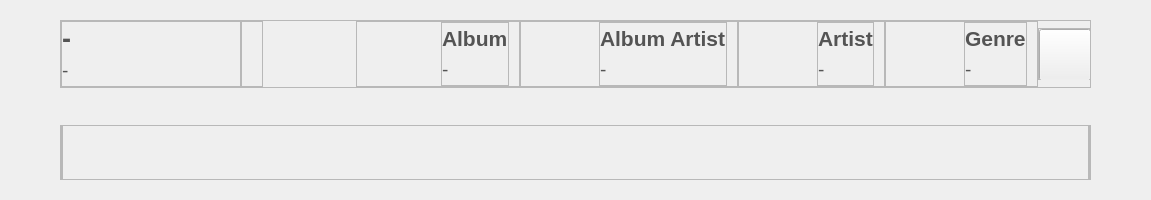
<?xml version="1.0" encoding="UTF-8"?>
<ui version="4.0">
 <class>InfoHome</class>
 <widget class="QWidget" name="InfoHome">
  <property name="geometry">
   <rect>
    <x>0</x>
    <y>0</y>
    <width>1151</width>
    <height>200</height>
   </rect>
  </property>
  <property name="minimumSize">
   <size>
    <width>0</width>
    <height>0</height>
   </size>
  </property>
  <property name="maximumSize">
   <size>
    <width>16777215</width>
    <height>200</height>
   </size>
  </property>
  <property name="windowTitle">
   <string>Form</string>
  </property>
  <layout class="QGridLayout" name="gridLayout">
   <property name="leftMargin">
    <number>60</number>
   </property>
   <property name="topMargin">
    <number>20</number>
   </property>
   <property name="rightMargin">
    <number>60</number>
   </property>
   <property name="bottomMargin">
    <number>20</number>
   </property>
   <property name="spacing">
    <number>0</number>
   </property>
   <item row="0" column="0">
    <widget class="QFrame" name="frame">
     <property name="minimumSize">
      <size>
       <width>0</width>
       <height>68</height>
      </size>
     </property>
     <property name="maximumSize">
      <size>
       <width>16777215</width>
       <height>68</height>
      </size>
     </property>
     <property name="styleSheet">
      <string notr="true">QLabel
{
	color: rgb(84, 84, 84);
}
</string>
     </property>
     <property name="frameShape">
      <enum>QFrame::StyledPanel</enum>
     </property>
     <property name="frameShadow">
      <enum>QFrame::Raised</enum>
     </property>
     <layout class="QHBoxLayout" name="horizontalLayout">
      <property name="spacing">
       <number>0</number>
      </property>
      <property name="leftMargin">
       <number>0</number>
      </property>
      <property name="topMargin">
       <number>0</number>
      </property>
      <property name="rightMargin">
       <number>0</number>
      </property>
      <property name="bottomMargin">
       <number>0</number>
      </property>
      <item>
       <widget class="QFrame" name="frameFormTitle">
        <property name="minimumSize">
         <size>
          <width>180</width>
          <height>0</height>
         </size>
        </property>
        <property name="maximumSize">
         <size>
          <width>180</width>
          <height>16777215</height>
         </size>
        </property>
        <property name="frameShape">
         <enum>QFrame::StyledPanel</enum>
        </property>
        <property name="frameShadow">
         <enum>QFrame::Raised</enum>
        </property>
        <layout class="QVBoxLayout" name="verticalLayout_2">
         <property name="spacing">
          <number>0</number>
         </property>
         <property name="leftMargin">
          <number>0</number>
         </property>
         <property name="topMargin">
          <number>0</number>
         </property>
         <property name="rightMargin">
          <number>0</number>
         </property>
         <property name="bottomMargin">
          <number>0</number>
         </property>
         <item>
          <widget class="WidgetMarqueeLabel" name="labelTitle">
           <property name="font">
            <font>
             <family>Segoe UI</family>
             <pointsize>20</pointsize>
             <weight>75</weight>
             <bold>true</bold>
            </font>
           </property>
           <property name="styleSheet">
            <string notr="true"/>
           </property>
           <property name="text">
            <string>-</string>
           </property>
          </widget>
         </item>
         <item>
          <widget class="QLabel" name="labelCnt">
           <property name="font">
            <font>
             <family>Segoe UI</family>
             <pointsize>14</pointsize>
            </font>
           </property>
           <property name="text">
            <string>-</string>
           </property>
          </widget>
         </item>
        </layout>
       </widget>
      </item>
      <item>
       <widget class="QFrame" name="frameFormPlay">
        <property name="minimumSize">
         <size>
          <width>0</width>
          <height>0</height>
         </size>
        </property>
        <property name="maximumSize">
         <size>
          <width>16777215</width>
          <height>16777215</height>
         </size>
        </property>
        <property name="frameShape">
         <enum>QFrame::StyledPanel</enum>
        </property>
        <property name="frameShadow">
         <enum>QFrame::Raised</enum>
        </property>
        <layout class="QGridLayout" name="gridLayoutFormPlay">
         <property name="leftMargin">
          <number>10</number>
         </property>
         <property name="topMargin">
          <number>0</number>
         </property>
         <property name="rightMargin">
          <number>10</number>
         </property>
         <property name="bottomMargin">
          <number>0</number>
         </property>
         <property name="spacing">
          <number>0</number>
         </property>
        </layout>
       </widget>
      </item>
      <item>
       <spacer name="horizontalSpacer_2">
        <property name="orientation">
         <enum>Qt::Horizontal</enum>
        </property>
        <property name="sizeHint" stdset="0">
         <size>
          <width>10</width>
          <height>20</height>
         </size>
        </property>
       </spacer>
      </item>
      <item>
       <widget class="QFrame" name="frameAlbum">
        <property name="minimumSize">
         <size>
          <width>0</width>
          <height>0</height>
         </size>
        </property>
        <property name="maximumSize">
         <size>
          <width>16777215</width>
          <height>16777215</height>
         </size>
        </property>
        <property name="styleSheet">
         <string notr="true">QFrame#frameAlbum
{
border-left : 1px solid #b9b8ba;
}</string>
        </property>
        <property name="frameShape">
         <enum>QFrame::StyledPanel</enum>
        </property>
        <property name="frameShadow">
         <enum>QFrame::Raised</enum>
        </property>
        <layout class="QHBoxLayout" name="horizontalLayout_2">
         <property name="leftMargin">
          <number>10</number>
         </property>
         <property name="topMargin">
          <number>0</number>
         </property>
         <property name="rightMargin">
          <number>10</number>
         </property>
         <property name="bottomMargin">
          <number>0</number>
         </property>
         <item>
          <widget class="QLabel" name="labelImageAlbum">
           <property name="minimumSize">
            <size>
             <width>68</width>
             <height>68</height>
            </size>
           </property>
           <property name="maximumSize">
            <size>
             <width>68</width>
             <height>68</height>
            </size>
           </property>
           <property name="styleSheet">
            <string notr="true">QLabel
{
  border-image: url(&quot;:/resource/top-icon68-album.png&quot;);
}</string>
           </property>
          </widget>
         </item>
         <item>
          <widget class="QFrame" name="frame_19">
           <property name="minimumSize">
            <size>
             <width>0</width>
             <height>0</height>
            </size>
           </property>
           <property name="maximumSize">
            <size>
             <width>16777215</width>
             <height>16777215</height>
            </size>
           </property>
           <property name="frameShape">
            <enum>QFrame::StyledPanel</enum>
           </property>
           <property name="frameShadow">
            <enum>QFrame::Raised</enum>
           </property>
           <layout class="QVBoxLayout" name="verticalLayout">
            <property name="spacing">
             <number>0</number>
            </property>
            <property name="leftMargin">
             <number>0</number>
            </property>
            <property name="topMargin">
             <number>0</number>
            </property>
            <property name="rightMargin">
             <number>0</number>
            </property>
            <property name="bottomMargin">
             <number>0</number>
            </property>
            <item>
             <widget class="QLabel" name="labelAlbum">
              <property name="font">
               <font>
                <family>Segoe UI</family>
                <pointsize>16</pointsize>
                <weight>75</weight>
                <bold>true</bold>
               </font>
              </property>
              <property name="text">
               <string>Album</string>
              </property>
             </widget>
            </item>
            <item>
             <widget class="QLabel" name="labelAlbumCnt">
              <property name="font">
               <font>
                <family>Segoe UI</family>
                <pointsize>14</pointsize>
                <weight>50</weight>
                <bold>false</bold>
               </font>
              </property>
              <property name="text">
               <string>-</string>
              </property>
             </widget>
            </item>
           </layout>
          </widget>
         </item>
        </layout>
       </widget>
      </item>
      <item>
       <widget class="QFrame" name="frameAlbumArtist">
        <property name="minimumSize">
         <size>
          <width>0</width>
          <height>0</height>
         </size>
        </property>
        <property name="maximumSize">
         <size>
          <width>16777215</width>
          <height>16777215</height>
         </size>
        </property>
        <property name="styleSheet">
         <string notr="true">QFrame#frameAlbumArtist
{
border-left : 1px solid #b9b8ba;
}</string>
        </property>
        <property name="frameShape">
         <enum>QFrame::StyledPanel</enum>
        </property>
        <property name="frameShadow">
         <enum>QFrame::Raised</enum>
        </property>
        <layout class="QHBoxLayout" name="horizontalLayout_5">
         <property name="spacing">
          <number>0</number>
         </property>
         <property name="leftMargin">
          <number>10</number>
         </property>
         <property name="topMargin">
          <number>0</number>
         </property>
         <property name="rightMargin">
          <number>10</number>
         </property>
         <property name="bottomMargin">
          <number>0</number>
         </property>
         <item>
          <widget class="QLabel" name="labelImageTrack">
           <property name="minimumSize">
            <size>
             <width>68</width>
             <height>68</height>
            </size>
           </property>
           <property name="maximumSize">
            <size>
             <width>68</width>
             <height>68</height>
            </size>
           </property>
           <property name="styleSheet">
            <string notr="true">QLabel
{
  border-image: url(&quot;:/resource/top-icon68-track.png&quot;);
}</string>
           </property>
          </widget>
         </item>
         <item>
          <widget class="QFrame" name="frame_17">
           <property name="minimumSize">
            <size>
             <width>0</width>
             <height>0</height>
            </size>
           </property>
           <property name="maximumSize">
            <size>
             <width>16777215</width>
             <height>16777215</height>
            </size>
           </property>
           <property name="frameShape">
            <enum>QFrame::StyledPanel</enum>
           </property>
           <property name="frameShadow">
            <enum>QFrame::Raised</enum>
           </property>
           <layout class="QVBoxLayout" name="verticalLayout_5">
            <property name="spacing">
             <number>0</number>
            </property>
            <property name="leftMargin">
             <number>0</number>
            </property>
            <property name="topMargin">
             <number>0</number>
            </property>
            <property name="rightMargin">
             <number>0</number>
            </property>
            <property name="bottomMargin">
             <number>0</number>
            </property>
            <item>
             <widget class="QLabel" name="labelAlbumArtist">
              <property name="font">
               <font>
                <family>Segoe UI</family>
                <pointsize>16</pointsize>
                <weight>75</weight>
                <bold>true</bold>
               </font>
              </property>
              <property name="text">
               <string>Album Artist</string>
              </property>
             </widget>
            </item>
            <item>
             <widget class="QLabel" name="labelAlbumArtistCnt">
              <property name="font">
               <font>
                <family>Segoe UI</family>
                <pointsize>14</pointsize>
                <weight>50</weight>
                <bold>false</bold>
               </font>
              </property>
              <property name="text">
               <string>-</string>
              </property>
             </widget>
            </item>
           </layout>
          </widget>
         </item>
        </layout>
       </widget>
      </item>
      <item>
       <widget class="QFrame" name="frameArtist">
        <property name="minimumSize">
         <size>
          <width>0</width>
          <height>0</height>
         </size>
        </property>
        <property name="maximumSize">
         <size>
          <width>16777215</width>
          <height>16777215</height>
         </size>
        </property>
        <property name="styleSheet">
         <string notr="true">QFrame#frameArtist
{
border-left : 1px solid #b9b8ba;
}</string>
        </property>
        <property name="frameShape">
         <enum>QFrame::StyledPanel</enum>
        </property>
        <property name="frameShadow">
         <enum>QFrame::Raised</enum>
        </property>
        <layout class="QHBoxLayout" name="horizontalLayout_4">
         <property name="spacing">
          <number>0</number>
         </property>
         <property name="leftMargin">
          <number>10</number>
         </property>
         <property name="topMargin">
          <number>0</number>
         </property>
         <property name="rightMargin">
          <number>10</number>
         </property>
         <property name="bottomMargin">
          <number>0</number>
         </property>
         <item>
          <widget class="QLabel" name="labelImageArtist">
           <property name="minimumSize">
            <size>
             <width>68</width>
             <height>68</height>
            </size>
           </property>
           <property name="maximumSize">
            <size>
             <width>68</width>
             <height>68</height>
            </size>
           </property>
           <property name="styleSheet">
            <string notr="true">QLabel
{
  border-image: url(&quot;:/resource/top-icon68-artist.png&quot;);
}</string>
           </property>
          </widget>
         </item>
         <item>
          <widget class="QFrame" name="frame_20">
           <property name="minimumSize">
            <size>
             <width>0</width>
             <height>0</height>
            </size>
           </property>
           <property name="maximumSize">
            <size>
             <width>16777215</width>
             <height>16777215</height>
            </size>
           </property>
           <property name="frameShape">
            <enum>QFrame::StyledPanel</enum>
           </property>
           <property name="frameShadow">
            <enum>QFrame::Raised</enum>
           </property>
           <layout class="QVBoxLayout" name="verticalLayout_6">
            <property name="spacing">
             <number>0</number>
            </property>
            <property name="leftMargin">
             <number>0</number>
            </property>
            <property name="topMargin">
             <number>0</number>
            </property>
            <property name="rightMargin">
             <number>0</number>
            </property>
            <property name="bottomMargin">
             <number>0</number>
            </property>
            <item>
             <widget class="QLabel" name="labelArtist">
              <property name="font">
               <font>
                <family>Segoe UI</family>
                <pointsize>16</pointsize>
                <weight>75</weight>
                <bold>true</bold>
               </font>
              </property>
              <property name="text">
               <string>Artist</string>
              </property>
             </widget>
            </item>
            <item>
             <widget class="QLabel" name="labelArtistCnt">
              <property name="font">
               <font>
                <family>Segoe UI</family>
                <pointsize>14</pointsize>
                <weight>50</weight>
                <bold>false</bold>
               </font>
              </property>
              <property name="text">
               <string>-</string>
              </property>
             </widget>
            </item>
           </layout>
          </widget>
         </item>
        </layout>
       </widget>
      </item>
      <item>
       <widget class="QFrame" name="frameGenre">
        <property name="minimumSize">
         <size>
          <width>0</width>
          <height>0</height>
         </size>
        </property>
        <property name="maximumSize">
         <size>
          <width>16777215</width>
          <height>16777215</height>
         </size>
        </property>
        <property name="styleSheet">
         <string notr="true">QFrame#frameGenre
{
border-left : 1px solid #b9b8ba;
}</string>
        </property>
        <property name="frameShape">
         <enum>QFrame::StyledPanel</enum>
        </property>
        <property name="frameShadow">
         <enum>QFrame::Raised</enum>
        </property>
        <layout class="QHBoxLayout" name="horizontalLayout_6">
         <property name="spacing">
          <number>0</number>
         </property>
         <property name="leftMargin">
          <number>10</number>
         </property>
         <property name="topMargin">
          <number>0</number>
         </property>
         <property name="rightMargin">
          <number>10</number>
         </property>
         <property name="bottomMargin">
          <number>0</number>
         </property>
         <item>
          <widget class="QLabel" name="labelImageGenre">
           <property name="minimumSize">
            <size>
             <width>68</width>
             <height>68</height>
            </size>
           </property>
           <property name="maximumSize">
            <size>
             <width>68</width>
             <height>68</height>
            </size>
           </property>
           <property name="styleSheet">
            <string notr="true">QLabel
{
  border-image: url(&quot;:/resource/top-icon68-genre.png&quot;);
}</string>
           </property>
           <property name="text">
            <string/>
           </property>
          </widget>
         </item>
         <item>
          <widget class="QFrame" name="frame_23">
           <property name="minimumSize">
            <size>
             <width>0</width>
             <height>0</height>
            </size>
           </property>
           <property name="maximumSize">
            <size>
             <width>16777215</width>
             <height>16777215</height>
            </size>
           </property>
           <property name="frameShape">
            <enum>QFrame::StyledPanel</enum>
           </property>
           <property name="frameShadow">
            <enum>QFrame::Raised</enum>
           </property>
           <layout class="QVBoxLayout" name="verticalLayout_4">
            <property name="spacing">
             <number>0</number>
            </property>
            <property name="leftMargin">
             <number>0</number>
            </property>
            <property name="topMargin">
             <number>0</number>
            </property>
            <property name="rightMargin">
             <number>0</number>
            </property>
            <property name="bottomMargin">
             <number>0</number>
            </property>
            <item>
             <widget class="QLabel" name="labelGenre">
              <property name="font">
               <font>
                <family>Segoe UI</family>
                <pointsize>16</pointsize>
                <weight>75</weight>
                <bold>true</bold>
               </font>
              </property>
              <property name="text">
               <string>Genre</string>
              </property>
             </widget>
            </item>
            <item>
             <widget class="QLabel" name="labelGenreCnt">
              <property name="font">
               <font>
                <family>Segoe UI</family>
                <pointsize>14</pointsize>
                <weight>50</weight>
                <bold>false</bold>
               </font>
              </property>
              <property name="text">
               <string>-</string>
              </property>
             </widget>
            </item>
           </layout>
          </widget>
         </item>
        </layout>
       </widget>
      </item>
      <item>
       <widget class="QFrame" name="frameCategoryMenu">
        <property name="minimumSize">
         <size>
          <width>52</width>
          <height>52</height>
         </size>
        </property>
        <property name="maximumSize">
         <size>
          <width>52</width>
          <height>52</height>
         </size>
        </property>
        <property name="frameShape">
         <enum>QFrame::StyledPanel</enum>
        </property>
        <property name="frameShadow">
         <enum>QFrame::Raised</enum>
        </property>
        <layout class="QGridLayout" name="gridLayout_2">
         <property name="leftMargin">
          <number>0</number>
         </property>
         <property name="topMargin">
          <number>0</number>
         </property>
         <property name="rightMargin">
          <number>0</number>
         </property>
         <property name="bottomMargin">
          <number>0</number>
         </property>
         <property name="spacing">
          <number>0</number>
         </property>
         <item row="0" column="0">
          <widget class="QPushButton" name="btnMenu">
           <property name="minimumSize">
            <size>
             <width>52</width>
             <height>52</height>
            </size>
           </property>
           <property name="maximumSize">
            <size>
             <width>52</width>
             <height>52</height>
            </size>
           </property>
           <property name="styleSheet">
            <string notr="true">QPushButton
{
  border-image: url(&quot;:/resource/top-btn52-menu2-n.png&quot;);
}

QPushButton:hover
{
  border-image: url(&quot;:/resource/top-btn52-menu2-h.png&quot;);
}
QPushButton::menu-indicator
{
	image:none;
}</string>
           </property>
           <property name="text">
            <string/>
           </property>
           <property name="iconSize">
            <size>
             <width>16</width>
             <height>16</height>
            </size>
           </property>
          </widget>
         </item>
        </layout>
       </widget>
      </item>
     </layout>
    </widget>
   </item>
   <item row="2" column="0">
    <widget class="QFrame" name="frame_2">
     <property name="minimumSize">
      <size>
       <width>0</width>
       <height>55</height>
      </size>
     </property>
     <property name="maximumSize">
      <size>
       <width>16777215</width>
       <height>55</height>
      </size>
     </property>
     <property name="frameShape">
      <enum>QFrame::StyledPanel</enum>
     </property>
     <property name="frameShadow">
      <enum>QFrame::Raised</enum>
     </property>
     <layout class="QHBoxLayout" name="horizontalLayout_8">
      <property name="spacing">
       <number>0</number>
      </property>
      <property name="leftMargin">
       <number>0</number>
      </property>
      <property name="topMargin">
       <number>0</number>
      </property>
      <property name="rightMargin">
       <number>0</number>
      </property>
      <property name="bottomMargin">
       <number>0</number>
      </property>
      <item>
       <widget class="QFrame" name="frameFormClassify">
        <property name="frameShape">
         <enum>QFrame::StyledPanel</enum>
        </property>
        <property name="frameShadow">
         <enum>QFrame::Raised</enum>
        </property>
        <layout class="QGridLayout" name="gridLayoutFormClassify">
         <property name="leftMargin">
          <number>0</number>
         </property>
         <property name="topMargin">
          <number>0</number>
         </property>
         <property name="rightMargin">
          <number>0</number>
         </property>
         <property name="bottomMargin">
          <number>0</number>
         </property>
         <property name="spacing">
          <number>0</number>
         </property>
        </layout>
       </widget>
      </item>
      <item>
       <spacer name="horizontalSpacer">
        <property name="orientation">
         <enum>Qt::Horizontal</enum>
        </property>
        <property name="sizeHint" stdset="0">
         <size>
          <width>509</width>
          <height>20</height>
         </size>
        </property>
       </spacer>
      </item>
      <item>
       <widget class="QFrame" name="frameFormSort">
        <property name="minimumSize">
         <size>
          <width>0</width>
          <height>0</height>
         </size>
        </property>
        <property name="maximumSize">
         <size>
          <width>16777215</width>
          <height>16777215</height>
         </size>
        </property>
        <property name="frameShape">
         <enum>QFrame::StyledPanel</enum>
        </property>
        <property name="frameShadow">
         <enum>QFrame::Raised</enum>
        </property>
        <layout class="QGridLayout" name="gridLayoutFormSort">
         <property name="leftMargin">
          <number>0</number>
         </property>
         <property name="topMargin">
          <number>0</number>
         </property>
         <property name="rightMargin">
          <number>0</number>
         </property>
         <property name="bottomMargin">
          <number>0</number>
         </property>
         <property name="spacing">
          <number>0</number>
         </property>
        </layout>
       </widget>
      </item>
     </layout>
    </widget>
   </item>
   <item row="1" column="0">
    <spacer name="verticalSpacer">
     <property name="orientation">
      <enum>Qt::Vertical</enum>
     </property>
     <property name="sizeType">
      <enum>QSizePolicy::Fixed</enum>
     </property>
     <property name="sizeHint" stdset="0">
      <size>
       <width>20</width>
       <height>37</height>
      </size>
     </property>
    </spacer>
   </item>
  </layout>
 </widget>
 <customwidgets>
  <customwidget>
   <class>WidgetMarqueeLabel</class>
   <extends>QLabel</extends>
   <header>util/widgetmarqueelabel.h</header>
  </customwidget>
 </customwidgets>
 <resources/>
 <connections/>
</ui>
